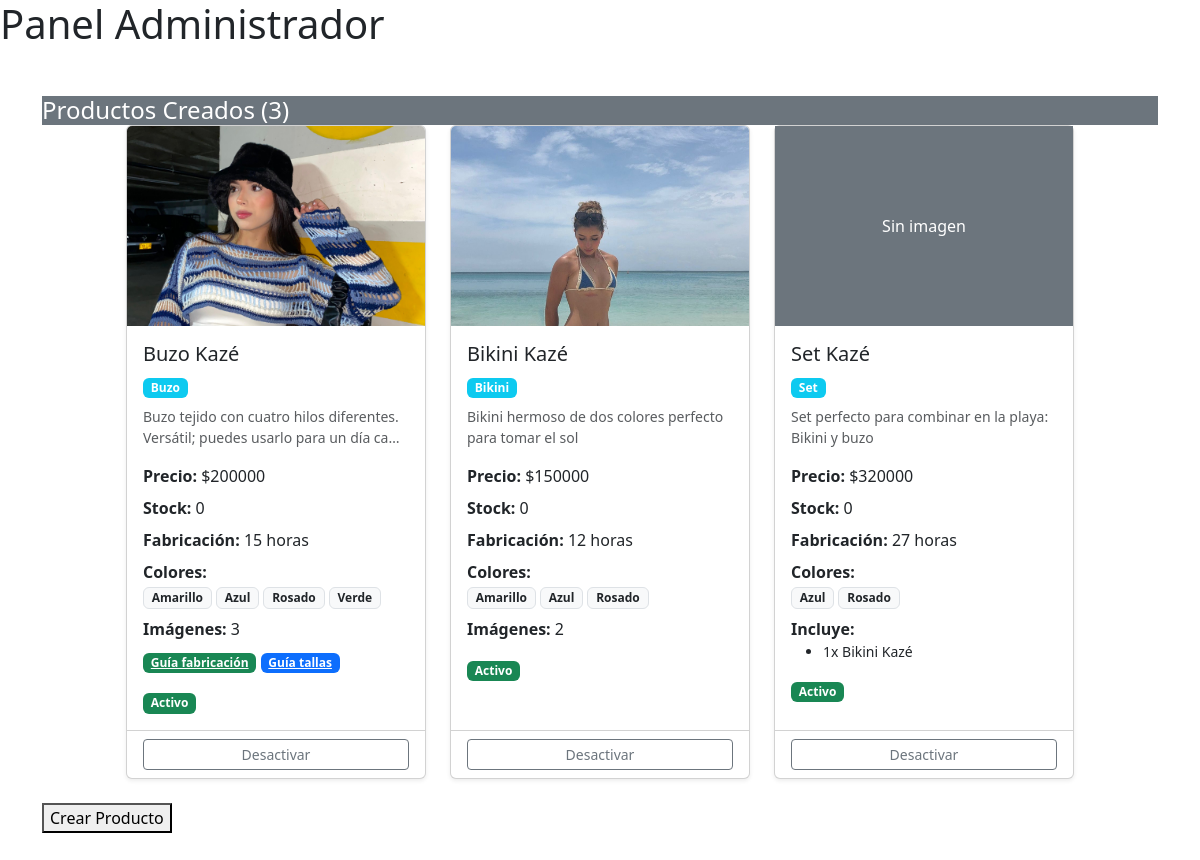
Before: /administrator/ with the older database file.
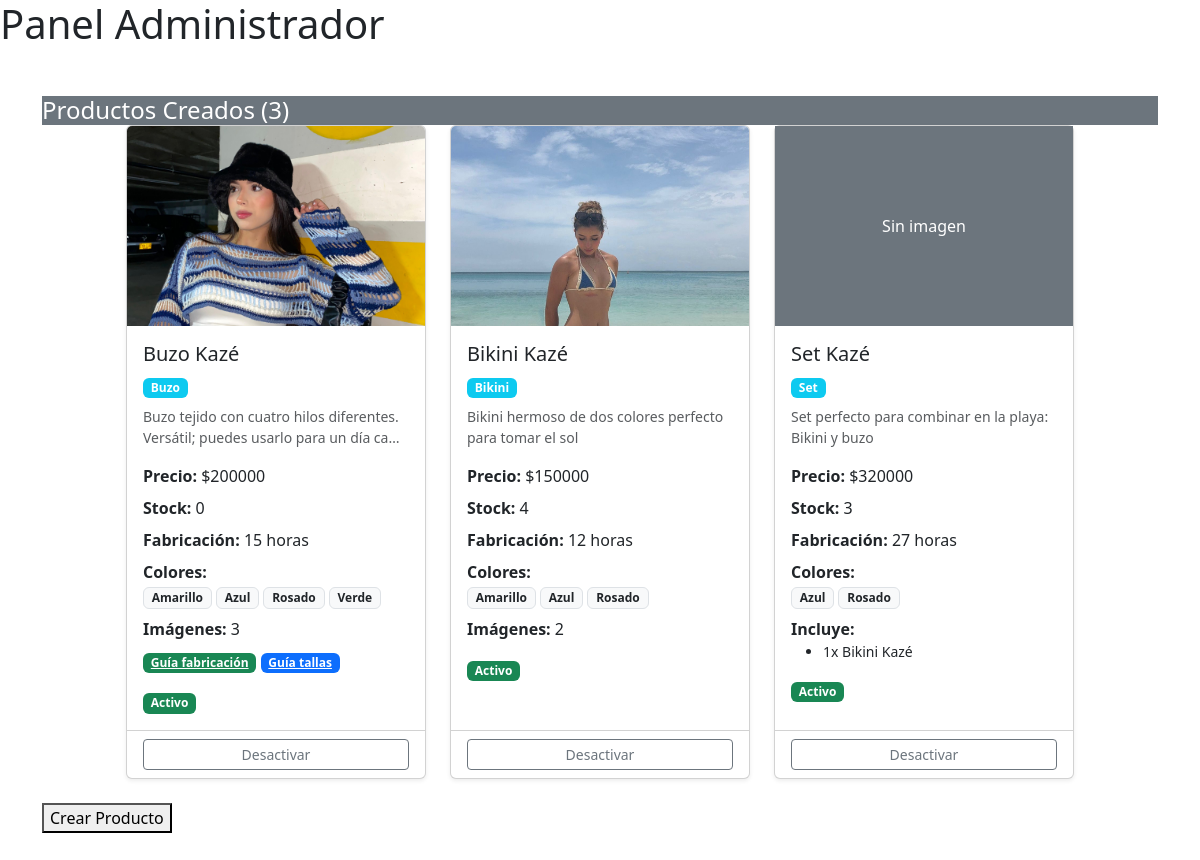
After: the same page with the newer database file.
### crochet/models.py (models this page shows, shortened)
class Producto(models.Model):
    CATEGORIAS = [
        ('Bikini', 'Bikini'),
        ('Top', 'Top'),
        ('Falda', 'Falda'),
        ('Buzo', 'Buzo'),
        ('Vestido', 'Vestido'),
        ('Short', 'Short'),
        ('Set', 'Set'),
        ('Accesorio', 'Accesorio'),
        ('Pantalón', 'Pantalón'),
        ('Camisa', 'Camisa'),
        ('Otro', 'Otro'),
    ]
    categoria = models.CharField('Categoría', max_length=20, choices=CATEGORIAS)
    nombre = models.CharField('Nombre', max_length=150)
    descripcion = models.TextField('Descripción')
    precio = models.DecimalField('Precio', max_digits=10, decimal_places=2, validators=[MinValueValidator(Decimal('0.00'))])
    stock = models.IntegerField('Stock', default=0, validators=[MinValueValidator(0)])
    tiempo_fabricacion = models.IntegerField('Tiempo de Fabricación (horas)', validators=[MinValueValidator(0)])
    activo = models.BooleanField('Activo', default=True)
    guia_fabricacion = models.FileField(upload_to='guias/fabricacion/', blank=True, null=True)
    guia_tallas = models.ImageField(upload_to='guias/tallas/', blank=True, null=True)
    class Meta:
        db_table = 'producto'

class ProductoImagen(models.Model):
    id_producto = models.ForeignKey(
        Producto,
        on_delete=models.CASCADE,
        verbose_name='Producto',
        related_name='imagenes'
    )
    url_imagen = models.ImageField('Imagen', upload_to='productos/')
    class Meta:
        db_table = 'producto_imagen'

class ProductoColor(models.Model):
    id_producto = models.ForeignKey(
        Producto,
        on_delete=models.CASCADE,
        verbose_name='Producto',
        related_name='colores'
    )
    id_color_general = models.ForeignKey(
        ColorGeneral,
        on_delete=models.PROTECT,
        verbose_name='Color',
        related_name='productos_color'
    )
    disponible = models.BooleanField('Disponible', default=True)
    class Meta:
        db_table = 'producto_color'

class ColorGeneral(models.Model):
    nombre = models.CharField('Nombre del Color', max_length=50, unique=True)
    class Meta:
        db_table = 'color_general'

class SetProducto(models.Model):
    id_producto_set = models.ForeignKey(
        Producto,
        on_delete=models.CASCADE,
        verbose_name='Producto Set',
        related_name='componentes_set',
        limit_choices_to={'categoria': 'Set'}
    )
    id_producto_individual = models.ForeignKey(
        Producto,
        on_delete=models.CASCADE,
        verbose_name='Producto Individual',
        related_name='pertenece_a_sets'
    )
    cantidad = models.IntegerField('Cantidad', validators=[MinValueValidator(1)])
    precio_set = models.DecimalField('Precio en Set', max_digits=10, decimal_places=2, validators=[MinValueValidator(Decimal('0.00'))], help_text='Precio con descuento aplicado')
    class Meta:
        db_table = 'set_producto'

### crochet/views.py (the view)
# urls.py: path('administrator/', crochetViews.administrator, name='administrator'),
def administrator(request):
    productos = Producto.objects.all()
    return render(request, 'administrator.html', {'productos': productos})

### crochet/templates/administrator.html (shortened to what this page needs)
<!DOCTYPE html>
<html>
<head>
    <link href="https://cdn.jsdelivr.net/npm/bootstrap@5.3.2/dist/css/bootstrap.min.css" rel="stylesheet">
</head>
<body>
    <h1>Panel Administrador</h1>
    <div class="container mt-5 mb-5">
        <div class="card-header bg-secondary text-white">
            <h4 class="mb-0">Productos Creados ({{ productos|length }})</h4>
        </div>
        <div class="card-body">
            <div class="d-flex flex-wrap justify-content-center gap-4">
                {% for producto in productos %}
                <div class="mb-4 d-flex">
                    <div class="card h-100 shadow-sm" style="width: 300px;">
                        {% if producto.imagenes.all %}
                            {% with producto.imagenes.first as primera_imagen %}
                            <img src="{{ primera_imagen.url_imagen.url }}"
                                 class="card-img-top"
                                 style="height: 200px; object-fit: cover;"
                                 alt="{{ producto.nombre }}">
                            {% endwith %}
                        {% else %}
                            <div class="bg-secondary d-flex align-items-center justify-content-center"
                                 style="height: 200px;">
                                <span class="text-white">Sin imagen</span>
                            </div>
                        {% endif %}
                        <div class="card-body">
                            <h5 class="card-title">{{ producto.nombre }}</h5>
                            <span class="badge bg-info mb-2">{{ producto.categoria }}</span>
                            <p class="card-text text-muted small">
                                {{ producto.descripcion|truncatechars:80 }}
                            </p>
                            <div class="mb-2">
                                <strong>Precio:</strong> ${{ producto.precio|floatformat:0 }}
                            </div>
                            <div class="mb-2">
                                <strong>Stock:</strong> {{ producto.stock }}
                            </div>
                            <div class="mb-2">
                                <strong>Fabricación:</strong> {{ producto.tiempo_fabricacion }} horas
                            </div>
                            {% if producto.colores.all %}
                            <div class="mb-2">
                                <strong>Colores:</strong><br>
                                {% for pc in producto.colores.all %}
                                    <span class="badge bg-light text-dark border">
                                        {{ pc.id_color_general.nombre }}
                                    </span>
                                {% endfor %}
                            </div>
                            {% endif %}
                            {% if producto.imagenes.all|length > 1 %}
                            <div class="mb-2">
                                <strong>Imágenes:</strong> {{ producto.imagenes.all|length }}
                            </div>
                            {% endif %}
                            <div class="mb-2">
                                {% if producto.guia_fabricacion %}
                                <a href="{{ producto.guia_fabricacion.url }}" class="badge bg-success" target="_blank">
                                Guía fabricación
                                </a>
                                {% endif %}
                                {% if producto.guia_tallas %}
                                <a href="{{ producto.guia_tallas.url }}" class="badge bg-primary" target="_blank">
                                Guía tallas
                                </a>
                                {% endif %}
                            </div>
                            {% if producto.categoria == 'Set' and producto.componentes_set.all %}
                            <div class="mb-2">
                                <strong>Incluye:</strong>
                                <ul class="small mb-0">
                                    {% for item in producto.componentes_set.all %}
                                    <li>{{ item.cantidad }}x {{ item.id_producto_individual.nombre }}</li>
                                    {% endfor %}
                                </ul>
                            </div>
                            {% endif %}
                            <div class="mt-3">
                                {% if producto.activo %}
                                    <span class="badge bg-success">Activo</span>
                                {% else %}
                                    <span class="badge bg-danger">Inactivo</span>
                                {% endif %}
                            </div>
                        </div>
                        <div class="card-footer bg-transparent">
                            <div class="d-flex gap-2">
                                <a href="{% url 'toggle_producto' producto.id %}"
                                   class="btn btn-sm btn-outline-secondary flex-fill">
                                    {% if producto.activo %}
                                        Desactivar
                                    {% else %}
                                        Activar
                                    {% endif %}
                                </a>
                            </div>
                        </div>
                    </div>
                </div>
                {% empty %}
                <div class="col-12">
                    <div class="alert alert-info text-center">
                        <h5>No hay productos aún</h5>
                    </div>
                </div>
                {% endfor %}
            </div>
        </div>
        <a href="{% url 'new_product' %}">
        <button>Crear Producto</button>
    </a>
    </div>
</body>
</html>

Changed rows visible on the page:
changed Producto "Bikini Kazé": stock "0" → "4"
changed Producto "Set Kazé": stock "0" → "3"
